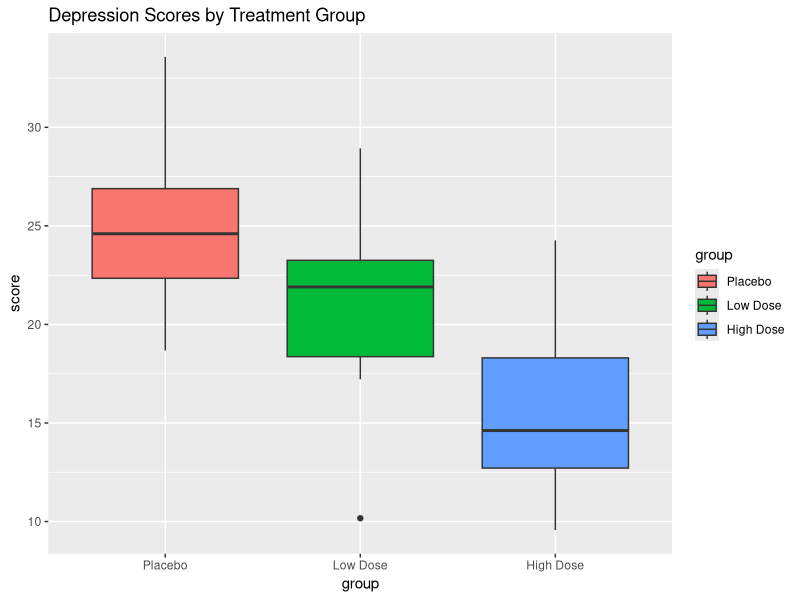
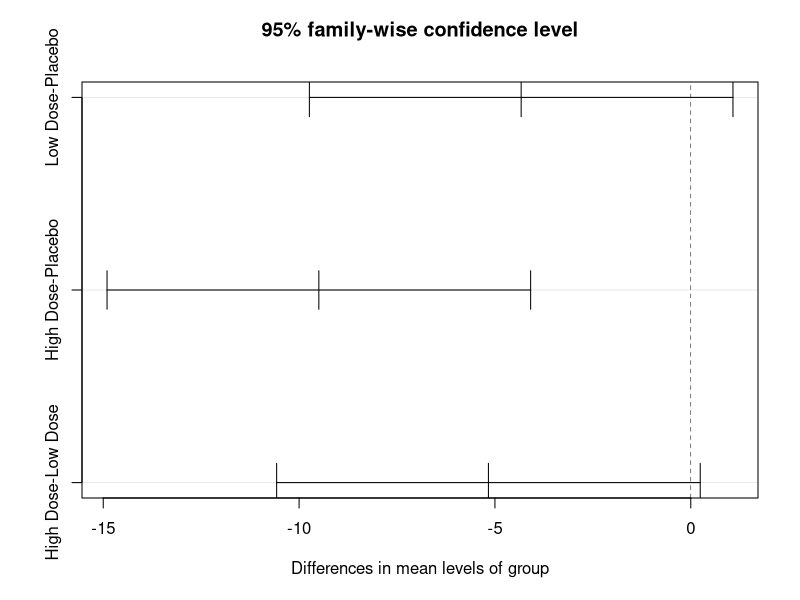
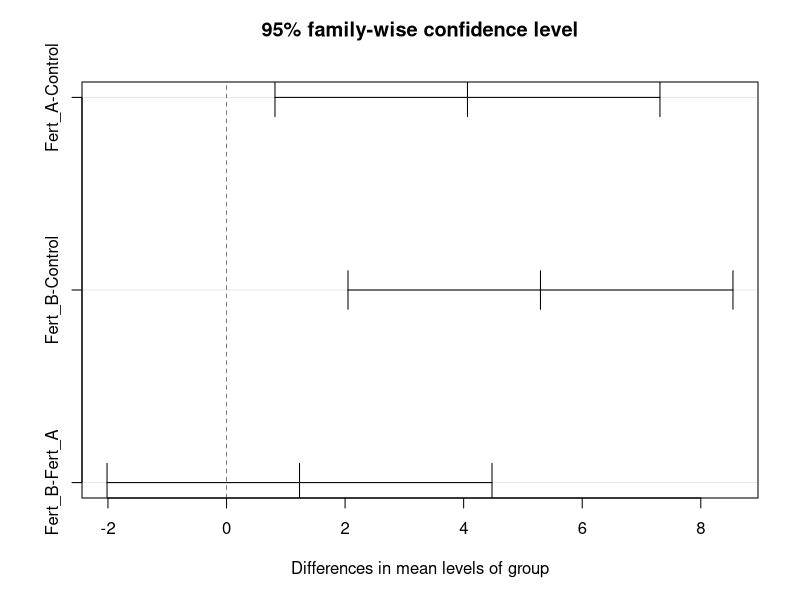

These charts were generated, in order, by the following R code:
library(tidyverse)
set.seed(123)

placebo_scores <- rnorm(n = 10, mean = 25, sd = 5)
low_dose_scores <- rnorm(n = 10, mean = 20, sd = 5)
high_dose_scores <- rnorm(n = 10, mean = 18, sd = 5)

# Combine into a single tibble
depression_data <- tibble(
  group = c(rep("Placebo", 10), rep("Low Dose", 10), rep("High Dose", 10)),
  score = c(placebo_scores, low_dose_scores, high_dose_scores)
)

# It's good practice to make the group column a "factor"
depression_data$group <- factor(depression_data$group, levels = c("Placebo", "Low Dose", "High Dose"))

ggplot(depression_data, aes(x = group, y = score, fill = group)) +
  geom_boxplot() +
  labs(title = "Depression Scores by Treatment Group")

anova_result <- aov(score ~ group, data = depression_data)

# Look at the summary table
summary(anova_result)

tukey_result <- TukeyHSD(anova_result)

print(tukey_result)

plot(tukey_result)

# Task
# Simulate the data. Assume Control mean height is 20cm, 
# Fert A is 25cm, and 
# Fert B is 27cm. Use a standard deviation of 4 for all
control <- rnorm(n=15, mean = 20, sd= 4)
fert_a <- rnorm(n=15, mean = 25, sd= 4)
fert_b <- rnorm(n=15, mean = 27, sd= 4)
# Put the data into a long-format tibble.
fertilazer_data <- tibble(
  group = c(rep("Control", 15), rep("Fert_A", 15), rep("Fert_B", 15)),
  score = c(control, fert_a, fert_b)
)
fertilazer_data$group <- factor(fertilazer_data$group, levels = c("Control", "Fert_A", "Fert_B"))
# Run an ANOVA. Does it show a significant overall effect?
anova_result <- aov(score ~ group, data = fertilazer_data)
summary(anova_result)
# If yes, run a Tukey HSD test and state which specific groups are significantly
# different from each other.
tukey_result <- TukeyHSD(anova_result)
print(tukey_result)
plot(tukey_result)
